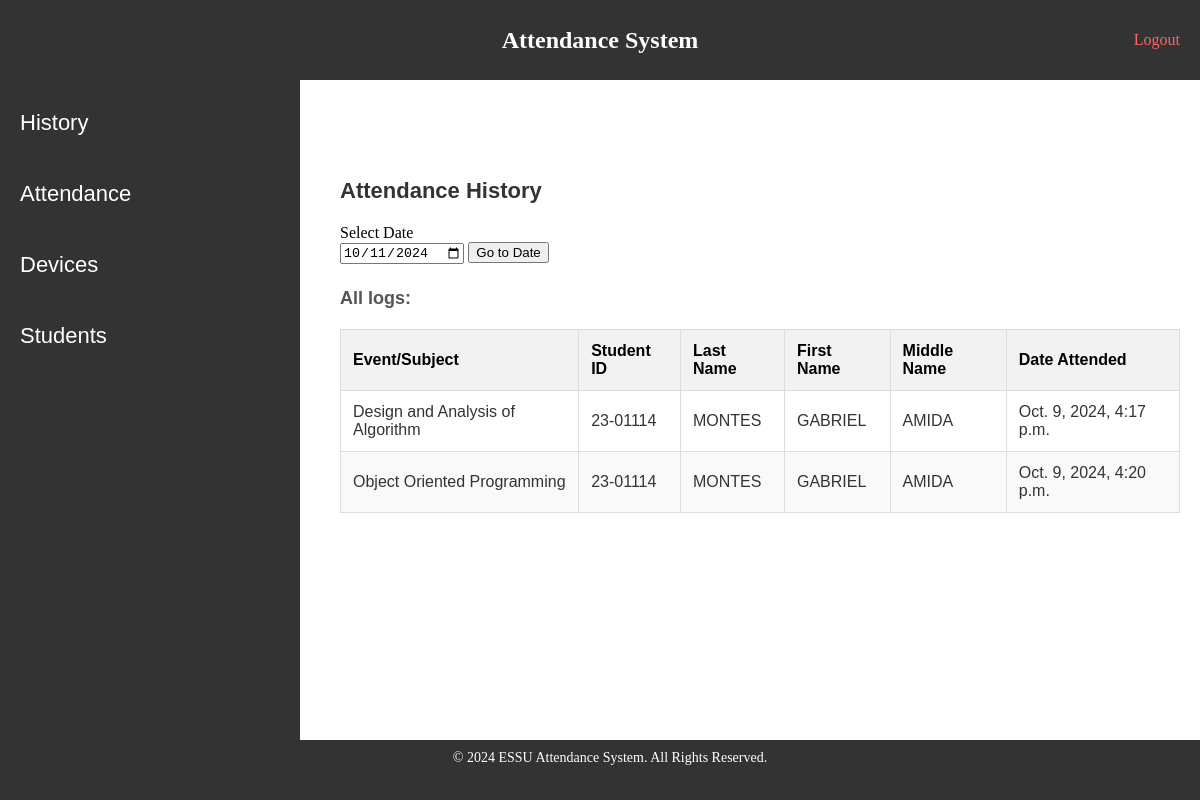
The app's page /dashboard/ (signed in), older data.
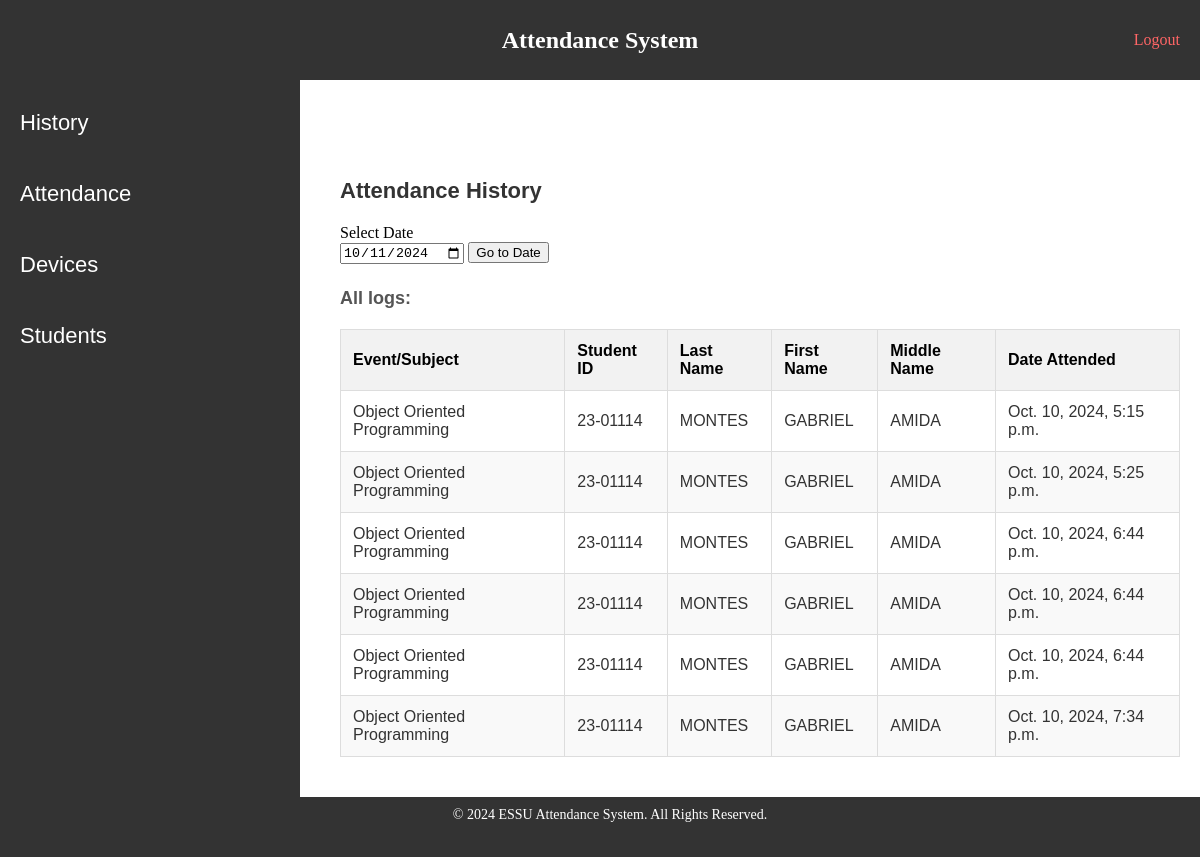
The same page, newer data.
### attendance_app/models.py (models this page shows, shortened)
class Attendance(models.Model):
    day = models.ForeignKey(Day, on_delete=models.CASCADE)
    event = models.ForeignKey(Event, on_delete=models.CASCADE)
    student = models.ForeignKey(Student, on_delete=models.CASCADE)
    date_attended = models.DateTimeField(auto_now_add=True)

class Event(models.Model):
    device = models.ForeignKey(Device, on_delete=models.CASCADE)
    name = models.CharField(max_length=200)
    instructor = models.CharField(max_length=200)

class Student(models.Model):
    card_uid = models.CharField(max_length=100)
    last_name = models.CharField(max_length=100)
    middle_name = models.CharField(max_length=100)
    first_name = models.CharField(max_length=100)
    student_id = models.CharField(max_length=8)
    owner = models.ForeignKey(User,on_delete=models.CASCADE)

### attendance_app/views.py (the view)
# urls.py: path("dashboard/",views.dashboard, name='dashboard'),
def dashboard(request):
    user = request.user
    students = user.student_set.all()
    attendances = []
    for student in students:
        attendances.extend(student.attendance_set.all())
    context = {
        "records": attendances
    }
    return render(request, 'attendance_app/dashboard.html', context)

### attendance_app/templates/attendance_app/dashboard.html (shortened to what this page needs)
{% extends "attendance_app/control_panel.html" %}
{% block content %}
    <h2 class="attendance_dashboard_h2">Attendance History</h2>
    <form method="post" action="{% url 'date_attendance' %}">
        <label class="form_label1">Select Date</label>
        <br>
        <input class="form_input1" type="date" id="date" name="date">
        <button class="form_button1" type="submit">Go to Date</button>
    </form>
    <h4 class="all_logs_h4">All logs:</h4>
    <table class="table1">
        <thead>
            <tr>
                <th>Event/Subject</th>
                <th>Student ID</th>
                <th>Last Name</th>
                <th>First Name</th>
                <th>Middle Name</th>
                <th>Date Attended</th>
            </tr>
        </thead>
        <tbody>
            {% for record in records %}
                <tr>
                    <td>{{ record.event.name }}</td>
                    <td>{{ record.student.student_id }}</td>
                    <td>{{ record.student.last_name }}</td>
                    <td>{{ record.student.first_name }}</td>
                    <td>{{ record.student.middle_name }}</td>
                    <td>{{ record.date_attended }}</td>
                </tr>
            {% empty %}
                <tr>
                    <td colspan="6">No attendance records available.</td>
                </tr>
            {% endfor %}
        </tbody>
    </table>
{% endblock content %}

Row changes from the older to the newer data that the page shows:
removed Attendance: event.name "Design and Analysis of Algorithm", student.student_id "23-01114", student.last_name "MONTES", student.first_name "GABRIEL", student.middle_name "AMIDA", date_attended "Oct. 9, 2024, 4:17 p.m."
removed Attendance: event.name "Object Oriented Programming", student.student_id "23-01114", student.last_name "MONTES", student.first_name "GABRIEL", student.middle_name "AMIDA", date_attended "Oct. 9, 2024, 4:20 p.m."
added Attendance: event.name "Object Oriented Programming", student.student_id "23-01114", student.last_name "MONTES", student.first_name "GABRIEL", student.middle_name "AMIDA", date_attended "Oct. 10, 2024, 5:15 p.m."
added Attendance: event.name "Object Oriented Programming", student.student_id "23-01114", student.last_name "MONTES", student.first_name "GABRIEL", student.middle_name "AMIDA", date_attended "Oct. 10, 2024, 5:25 p.m."
added Attendance: event.name "Object Oriented Programming", student.student_id "23-01114", student.last_name "MONTES", student.first_name "GABRIEL", student.middle_name "AMIDA", date_attended "Oct. 10, 2024, 6:44 p.m."
added Attendance: event.name "Object Oriented Programming", student.student_id "23-01114", student.last_name "MONTES", student.first_name "GABRIEL", student.middle_name "AMIDA", date_attended "Oct. 10, 2024, 6:44 p.m."
added Attendance: event.name "Object Oriented Programming", student.student_id "23-01114", student.last_name "MONTES", student.first_name "GABRIEL", student.middle_name "AMIDA", date_attended "Oct. 10, 2024, 6:44 p.m."
added Attendance: event.name "Object Oriented Programming", student.student_id "23-01114", student.last_name "MONTES", student.first_name "GABRIEL", student.middle_name "AMIDA", date_attended "Oct. 10, 2024, 7:34 p.m."
